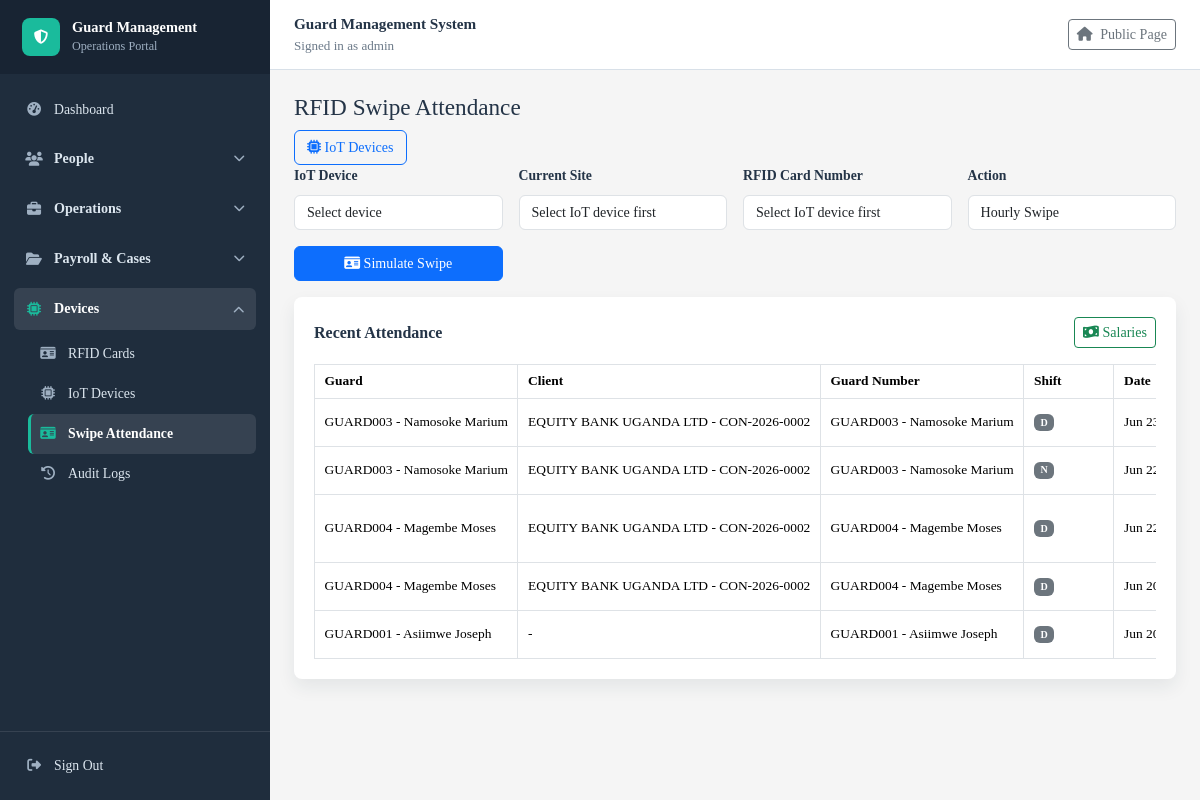
The page /iot/swipe-attendance/ (signed in) on the database as committed earlier.
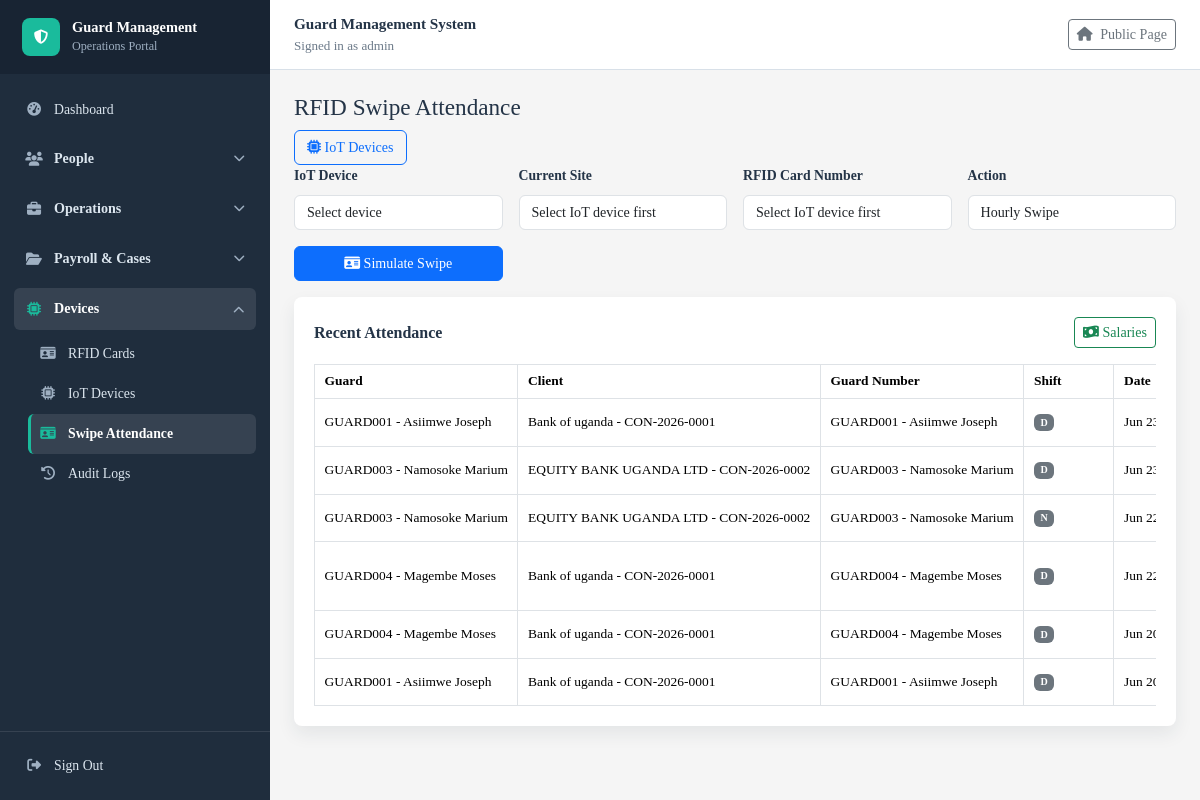
The same page on the database as committed later.
### guardmanagementsystem/models.py (models this page shows, shortened)
class Attendance(models.Model):
    STATUS_CHOICES = [
        ('Present', 'Present'),
        ('Absent', 'Absent'),
        ('Late', 'Late'),
        ('On Leave', 'On Leave'),
    ]
    attendance_id = models.AutoField(primary_key=True)
    guard = models.ForeignKey(Guard, on_delete=models.CASCADE, related_name='attendances' )
    attendance_date = models.DateField()
    check_in_time = models.TimeField(null=True, blank=True)
    check_out_time = models.TimeField(null=True, blank=True)
    status = models.CharField(max_length=20, choices=STATUS_CHOICES, default='Present')
    replacement_guard = models.ForeignKey( Guard,on_delete=models.SET_NULL, null=True,blank=True, related_name='replacement_attendances' )
    absence_reason = models.TextField(blank=True)
    class Meta:
        constraints = [
            models.UniqueConstraint(
                fields=['guard', 'attendance_date'],
                name='unique_guard_attendance_date'
            )
        ]

### guardmanagementsystem/views.py (the view, shortened to what this page needs)
# urls.py: path("iot/swipe-attendance/", views.iot_swipe_attendance, name="iot_swipe_attendance"),
@login_required
def iot_swipe_attendance(request):
    is_guard_user = user_is_guard(request.user)
    current_guard = get_user_guard(request.user) if is_guard_user else None
    devices = IoTDevice.objects.filter(is_active=True).order_by("device_number")
    site_locations = (
        Deployment.objects.exclude(site_location="")
        .values_list("site_location", flat=True)
        .distinct()
        .order_by("site_location")
    )
    rfid_cards = []
    recent_attendances = recent_attendance_records()
    if current_guard:
        recent_attendances = recent_attendances.filter(
            Q(guard=current_guard) | Q(replacement_guard=current_guard)
        )
    elif is_guard_user:
        recent_attendances = recent_attendances.none()
    recent_attendances = recent_attendances[:10]
    for attendance in recent_attendances:
        decorate_attendance_swipe_status(attendance)
        earning_guard = attendance.replacement_guard or attendance.guard
        attendance.employee_label = f"{earning_guard.guard_number or '-'} - {earning_guard.full_name}"
        attendance.guard_profile_label = f"{earning_guard.guard_number or '-'} - {earning_guard.full_name}"
        deployment = get_attendance_deployment(attendance)
        shift = get_attendance_shift(attendance, deployment)
        attendance.client_label = deployment.client.client_name if deployment else "-"
        if deployment and deployment.contract_id:
            attendance.client_label = f"{attendance.client_label} - {deployment.contract.contract_number}"
        attendance.shift_label = get_shift_code(shift) if shift else "No shift"
        attendance.status_label = f"Replacement for {attendance.guard.full_name}" if attendance.replacement_guard else attendance.status
        attendance.payroll_guard_id = earning_guard.guard_id
        attendance.payroll_year = attendance.attendance_date.year
        attendance.payroll_month = attendance.attendance_date.month
    return render(request, "guardmanagementsystem/iot_swipe_attendance.html", {
        "devices": devices,
        "site_locations": site_locations,
        "rfid_cards": rfid_cards,
        "recent_attendances": recent_attendances,
        "self_service_guard": current_guard,
    })

### guardmanagementsystem/context_processors.py (called while the page is built)
def role_access(request):
    user = getattr(request, "user", None)
    if not user:
        return {}
    return {
        "nav_permissions": nav_permissions(user),
        "user_roles": sorted(user_role_names(user)),
    }

### guardmanagementsystem/role_access.py (called while the page is built)
def user_role_names(user):
    if not user.is_authenticated:
        return set()
    if user.is_superuser:
        return {"Admin"}
    return set(user.groups.values_list("name", flat=True))

def user_is_admin(user):
    return user.is_authenticated and (
        user.is_superuser or user.groups.filter(name="Admin").exists()
    )

def user_can_access(user, url_name):
    if not url_name or url_name in PUBLIC_URL_NAMES:
        return True
    if not user.is_authenticated:
        return True
    if user_is_admin(user):
        return True
    roles = user_role_names(user)
    if any(url_name in ROLE_URLS.get(role, set()) for role in roles):
        return True
    return False

def nav_permissions(user):
    roles = user_role_names(user)
    if user_is_admin(user):
        roles = {"Admin"}
    return {
        permission: bool(roles & allowed_roles)
        for permission, allowed_roles in ROLE_PERMISSIONS.items()
    }

### guardmanagementsystem/templates/guardmanagementsystem/iot_swipe_attendance.html (shortened to what the changed rows need)
{% extends "guardmanagementsystem/base.html" %}
{% block content %}
<div class="page-heading">
    <div>
        <h2>RFID Swipe Attendance</h2>
    </div>
</div>
<div class="row g-3 swipe-layout">
    <div class="col-12">
        <div class="table-card">
            <div class="attendance-table-wrap">
                <table class="table table-hover table-bordered align-middle mb-0 recent-attendance-table">
                    <thead>
                        <tr>
                            <th>Guard</th>
                            <th>Client</th>
                            <th>Guard Number</th>
                            <th>Shift</th>
                            <th>Date</th>
                        </tr>
                    </thead>
                    <tbody>
                        {% for attendance in recent_attendances %}
                            <tr>
                                <td title="{{ attendance.employee_label }}">{{ attendance.employee_label }}</td>
                                <td title="{{ attendance.client_label }}">{{ attendance.client_label }}</td>
                                <td title="{{ attendance.guard_profile_label }}">{{ attendance.guard_profile_label }}</td>
                                <td><span class="badge bg-secondary">{{ attendance.shift_label }}</span></td>
                                <td>{{ attendance.attendance_date|date:"M d, Y" }}</td>
                            </tr>
                        {% empty %}
                            <tr>
                                <td colspan="11" class="text-center text-muted py-4">No attendance records yet.</td>
                            </tr>
                        {% endfor %}
                    </tbody>
                </table>
            </div>
        </div>
    </div>
</div>
{% endblock %}

Rows that differ between the two databases and show on the page:
added Attendance: employee_label "GUARD001 - Asiimwe Joseph", client_label "Bank of uganda - CON-2026-0001", guard_profile_label "GUARD001 - Asiimwe Joseph", shift_label "D", attendance_date "Jun…"
computed for Attendance (number 4 of 6 on the later page): client_label "EQUITY BANK UGANDA LTD - CON-2026-0002" → "Bank of uganda - CON-2026-0001"
computed for Attendance (number 5 of 6 on the later page): client_label "EQUITY BANK UGANDA LTD - CON-2026-0002" → "Bank of uganda - CON-2026-0001"
computed for Attendance (number 6 of 6 on the later page): client_label "-" → "Bank of uganda - CON-2026-0001"
